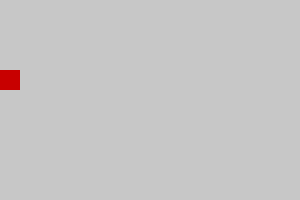
Frame 1 (no input)
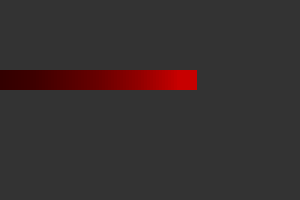
Frame 60 (the mouse pressed at the canvas centre just before this capture)
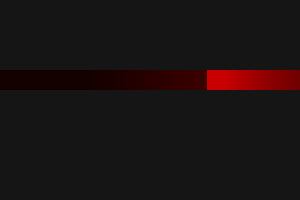
Frame 120 (the mouse held since frame 60 and released just before this capture)

The Processing sketch that drew these frames (run headless with seeded random() and noise(); from frame 60 on, the mouse is pressed at the canvas centre):

// Processing sketch: PV002kit_scia
// ── PV002kit_scia.pde
// In questo sketch disegno un rettangolo rosso che si sposta, tipo kit

int x = 0;
int vel = 3; // velocita
final int lato = 20;
final int rosso_kit = 200;

void setup()
{
  size(300, 200);  // setto la dimensione della finestra (canvas)
  noStroke(); // no bordo alle figure
}

void draw()
{
  kit();
}

void kit()
{
  fill(0, 0, 0, 6.0); // nero trasparente
  rect(0, 0, width, height); // rettangolone
  fill(rosso_kit, 0 , 0); // rosso
  rect(x, 70, lato, lato); // quadrato

  x = prossimaX(x); // chiamata della funzione
}

// implementazione della funziona
// function
// per il calcolo del prossimo valore di x
int prossimaX(int xVecchia)
{
    // cambia verso alla velocita, in caso di uscita dallo schermo
  if (xVecchia > width - lato || xVecchia < 0) // -->  || significa OR
  {
    vel = -vel;
  }

  // il nuovo valore della posizione orizzontale x  
  return xVecchia + vel;
}
